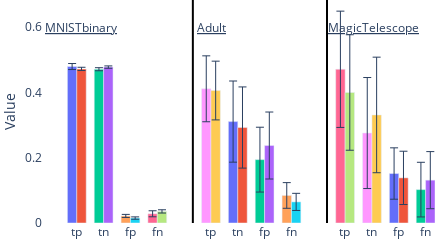

The code cell stored with this chart in its notebook:
### Code cell
import plotly.graph_objects as go

# Prepare data for the bar plot
datasets = df['dataset'].unique()
metrics = [  'tp_mean', 'tn_mean', 'fp_mean', 'fn_mean',]
std_metrics = [  'tp_std', 'tn_std', 'fp_std', 'fn_std',]
cases = ['case1', 'case1b']

# Create subplots
fig = go.Figure()

# Add bars for each dataset
bar_width = 0.35  # Adjust the bar width here
for d_idx, dataset in enumerate(datasets):
    for m_idx, metric in enumerate(metrics):
        for c_idx, case in enumerate(cases):
            # Filter data for the specific dataset and case
            subset_df = df[(df['dataset'] == dataset) & (df['case'] == case)]

            # Calculate the x position for the bar
            x_position = d_idx * (len(metrics) + 1) + m_idx + c_idx * bar_width
            val = subset_df[ std_metrics[m_idx] ] #.tolist()[0]
            # print(val)
            val = 2.575 * val / np.sqrt(n_folds)
            # Add bar for the metric and case
            fig.add_trace(go.Bar(
                x=[x_position],
                y=subset_df[metric],  # Assuming you want the mean value
                name=f"{case} - {metric}",
                width=bar_width,
                error_y=dict(type='data', array=val, visible=True, thickness=1 ),
            ))



# Customize x-axis
x_ticks = []
x_ticktext = []
for d_idx, dataset in enumerate(datasets):
    for m_idx, metric in enumerate(metrics):
        x_ticks.append(d_idx * (len(metrics) + 1) + m_idx)
        x_ticktext.append(f"   {metric.split('_')[0]}")

fig.add_annotation(
    x=0.35,       # X-coordinate on the plot (adjust as necessary)
    y=0.6,      # Y-coordinate on the plot (adjust as necessary)
    text='<span style="text-decoration: underline;">MNISTbinary</span>',  # Simulated underline with HTML
    # text='MNISTbinary',
    showarrow=False,
    arrowhead=0,  # Ensuring no arrow head
    ax=0,         # Ensuring no arrow x-position
    ay=0          # Ensuring no arrow y-position
)

# Adding text annotation for each bar
fig.add_annotation(
    x=5.2,         # X-coordinate on the plot (adjust as necessary)
    y=0.6,      # Y-coordinate on the plot (adjust as necessary)
    # text='adult',
    text='<span style="text-decoration: underline;">Adult</span>',  # Simulated underline with HTML
    showarrow=False,
    arrowhead=0,  # Ensuring no arrow head
    ax=0,         # Ensuring no arrow x-position
    ay=0          # Ensuring no arrow y-position
)


# Adding text annotation for each bar
fig.add_annotation(
    x=11.25,         # X-coordinate on the plot (adjust as necessary)
    y=0.6,      # Y-coordinate on the plot (adjust as necessary)
    text='<span style="text-decoration: underline;">MagicTelescope</span>',  # Simulated underline with HTML
    # text='MagicTelescope',
    showarrow=False,
    arrowhead=0,  # Ensuring no arrow head
    ax=0,         # Ensuring no arrow x-position
    ay=0          # Ensuring no arrow y-position
)


# datasets = [ 'case1-MNISTbinary', 'case1b-MNISTbinary', 'case1-adult', 'case1b-adult', 'case1-MagicTelescope', 'case1b-MagicTelescope' ]
# print(datasets)
for i, dataset in enumerate(x_ticktext[:-1]):
    if i in [4,9]:
        fig.add_vline(x=i + 0.5, line_width=2, line_color="black")

fig.update_layout(

    width=440,
    height=180,
    plot_bgcolor='white',  # Sets the plot background color
    paper_bgcolor='white',  # Sets the overall figure background color
    margin=dict(l=0, r=5, t=0, b=0),  # Small margins

    barmode='group',
    # title='Mean and Standard Deviation of Metrics Across Different Datasets',
    yaxis_title='Value',
    legend_title='Metrics',

    # xaxis=dict( 
    #     tickvals= current_ticks,
    #     ticktext = ['tn', 'fp', 'fn', 'tp',]*4,
    #     title_standoff=10, ),
    
    xaxis=dict(
        tickvals=x_ticks,
        ticktext=x_ticktext,
    ),

    showlegend = False
)

fig.show()

### Figure 1 — Plotly figure (JSON) as saved in the notebook; plotly's stock layout.template omitted (floating-point values rounded to 4 significant figures)
{"data": [{"error_y": {"array": [0.009239], "thickness": 1, "type": "data", "visible": true}, "name": "case1 - tp_mean", "type": "bar", "width": 0.35, "x": [0], "y": [0.4792]}, {"error_y": {"array": [0.004991], "thickness": 1, "type": "data", "visible": true}, "name": "case1b - tp_mean", "type": "bar", "width": 0.35, "x": [0.35], "y": [0.4719]}, {"error_y": {"array": [0.004688], "thickness": 1, "type": "data", "visible": true}, "name": "case1 - tn_mean", "type": "bar", "width": 0.35, "x": [1], "y": [0.4709]}, {"error_y": {"array": [0.00361], "thickness": 1, "type": "data", "visible": true}, "name": "case1b - tn_mean", "type": "bar", "width": 0.35, "x": [1.35], "y": [0.4775]}, {"error_y": {"array": [0.004688], "thickness": 1, "type": "data", "visible": true}, "name": "case1 - fp_mean", "type": "bar", "width": 0.35, "x": [2], "y": [0.02166]}, {"error_y": {"array": [0.00361], "thickness": 1, "type": "data", "visible": true}, "name": "case1b - fp_mean", "type": "bar", "width": 0.35, "x": [2.35], "y": [0.01511]}, {"error_y": {"array": [0.009239], "thickness": 1, "type": "data", "visible": true}, "name": "case1 - fn_mean", "type": "bar", "width": 0.35, "x": [3], "y": [0.02822]}, {"error_y": {"array": [0.004991], "thickness": 1, "type": "data", "visible": true}, "name": "case1b - fn_mean", "type": "bar", "width": 0.35, "x": [3.35], "y": [0.0355]}, {"error_y": {"array": [0.101], "thickness": 1, "type": "data", "visible": true}, "name": "case1 - tp_mean", "type": "bar", "width": 0.35, "x": [5], "y": [0.411]}, {"error_y": {"array": [0.08995], "thickness": 1, "type": "data", "visible": true}, "name": "case1b - tp_mean", "type": "bar", "width": 0.35, "x": [5.35], "y": [0.4057]}, {"error_y": {"array": [0.1243], "thickness": 1, "type": "data", "visible": true}, "name": "case1 - tn_mean", "type": "bar", "width": 0.35, "x": [6], "y": [0.3106]}, {"error_y": {"array": [0.1243], "thickness": 1, "type": "data", "visible": true}, "name": "case1b - tn_mean", "type": "bar", "width": 0.35, "x": [6.35], "y": [0.2924]}, {"error_y": {"array": [0.09926], "thickness": 1, "type": "data", "visible": true}, "name": "case1 - fp_mean", "type": "bar", "width": 0.35, "x": [7], "y": [0.194]}, {"error_y": {"array": [0.1026], "thickness": 1, "type": "data", "visible": true}, "name": "case1b - fp_mean", "type": "bar", "width": 0.35, "x": [7.35], "y": [0.2373]}, {"error_y": {"array": [0.03932], "thickness": 1, "type": "data", "visible": true}, "name": "case1 - fn_mean", "type": "bar", "width": 0.35, "x": [8], "y": [0.08437]}, {"error_y": {"array": [0.02624], "thickness": 1, "type": "data", "visible": true}, "name": "case1b - fn_mean", "type": "bar", "width": 0.35, "x": [8.35], "y": [0.06463]}, {"error_y": {"array": [0.1781], "thickness": 1, "type": "data", "visible": true}, "name": "case1 - tp_mean", "type": "bar", "width": 0.35, "x": [10], "y": [0.4707]}, {"error_y": {"array": [0.1769], "thickness": 1, "type": "data", "visible": true}, "name": "case1b - tp_mean", "type": "bar", "width": 0.35, "x": [10.35], "y": [0.3997]}, {"error_y": {"array": [0.17], "thickness": 1, "type": "data", "visible": true}, "name": "case1 - tn_mean", "type": "bar", "width": 0.35, "x": [11], "y": [0.2755]}, {"error_y": {"array": [0.177], "thickness": 1, "type": "data", "visible": true}, "name": "case1b - tn_mean", "type": "bar", "width": 0.35, "x": [11.35], "y": [0.3309]}, {"error_y": {"array": [0.07866], "thickness": 1, "type": "data", "visible": true}, "name": "case1 - fp_mean", "type": "bar", "width": 0.35, "x": [12], "y": [0.1515]}, {"error_y": {"array": [0.0816], "thickness": 1, "type": "data", "visible": true}, "name": "case1b - fp_mean", "type": "bar", "width": 0.35, "x": [12.35], "y": [0.1382]}, {"error_y": {"array": [0.08368], "thickness": 1, "type": "data", "visible": true}, "name": "case1 - fn_mean", "type": "bar", "width": 0.35, "x": [13], "y": [0.1022]}, {"error_y": {"array": [0.08747], "thickness": 1, "type": "data", "visible": true}, "name": "case1b - fn_mean", "type": "bar", "width": 0.35, "x": [13.35], "y": [0.1312]}], "layout": {"annotations": [{"arrowhead": 0, "ax": 0, "ay": 0, "showarrow": false, "text": "<span style=\"text-decoration: underline;\">MNISTbinary</span>", "x": 0.35, "y": 0.6}, {"arrowhead": 0, "ax": 0, "ay": 0, "showarrow": false, "text": "<span style=\"text-decoration: underline;\">Adult</span>", "x": 5.2, "y": 0.6}, {"arrowhead": 0, "ax": 0, "ay": 0, "showarrow": false, "text": "<span style=\"text-decoration: underline;\">MagicTelescope</span>", "x": 11.25, "y": 0.6}], "barmode": "group", "height": 180, "legend": {"title": {"text": "Metrics"}}, "margin": {"b": 0, "l": 0, "r": 5, "t": 0}, "paper_bgcolor": "white", "plot_bgcolor": "white", "shapes": [{"line": {"color": "black", "width": 2}, "type": "line", "x0": 4.5, "x1": 4.5, "xref": "x", "y0": 0, "y1": 1, "yref": "y domain"}, {"line": {"color": "black", "width": 2}, "type": "line", "x0": 9.5, "x1": 9.5, "xref": "x", "y0": 0, "y1": 1, "yref": "y domain"}], "showlegend": false, "width": 440, "xaxis": {"ticktext": ["   tp", "   tn", "   fp", "   fn", "   tp", "   tn", "   fp", "   fn", "   tp", "   tn", "   fp", "   fn"], "tickvals": [0, 1, 2, 3, 5, 6, 7, 8, 10, 11, 12, 13]}, "yaxis": {"title": {"text": "Value"}}}}
